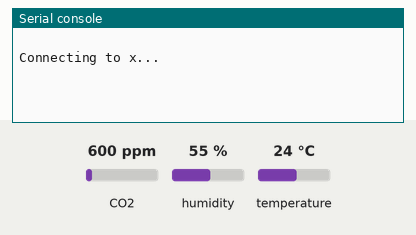
The program below on a simulated CircuitPython board. Shown: the last lines printed to the serial console. The test bench sets the inputs (shaded band); at power-on: CO2 600 ppm, humidity 55 %, temperature 24 °C. The clock reads 2024-03-15 10:24:30 at power-on unless the program sets it; values from a settings file that is not in the repository are placeholders; web requests get an empty 200 reply after 0.4 s.

Above: at 1.2 s.
1.3 s: CO2 set to 452 ppm
At 1.76 s:
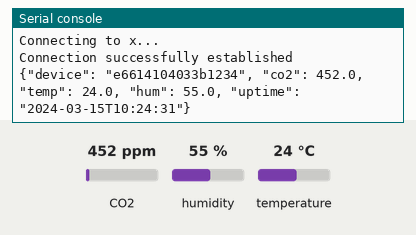
3.0 s: humidity set to 22 %
At 3.36 s:
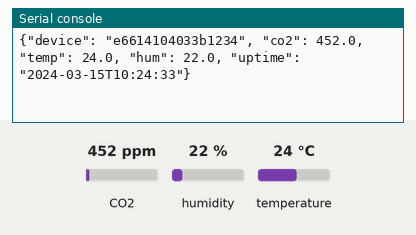
4.5 s: temperature set to 12 °C
At 4.57 s:
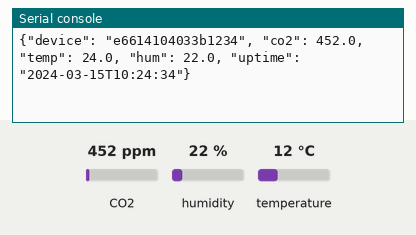

The program:

feathers3_code.py
```python
import adafruit_connection_manager
import adafruit_requests
import adafruit_scd30

import board
import json
import microcontroller
import os
import time
import wifi

# load environment variables
ssid = os.getenv("WIFI_SSID")
password = os.getenv("WIFI_PASSWORD")
api_key = os.getenv("API_KEY")
data_url = os.getenv("DATA_URL")

# Initialize Wifi, Socket Pool, Request Session
pool = adafruit_connection_manager.get_radio_socketpool(wifi.radio)
ssl_context = adafruit_connection_manager.get_radio_ssl_context(wifi.radio)
requests = adafruit_requests.Session(pool, ssl_context)

# Initialize Sensor
i2c = board.I2C()
scd = adafruit_scd30.SCD30(i2c)
scd.measurement_interval = os.getenv("SENSOR_MEASUREMENT_INTERVAL", 5)
scd.altitude = os.getenv("SENSOR_ALTITUDE", 417)
scd.ambient_pressure = os.getenv("SENSOR_AMBIENT_PRESSURE", 417)
scd.temperature_offset = os.getenv("SENSOR_TEMPERATURE_OFFSET", 0)

def get_timestamp():
    t = time.localtime()
    return "{:04d}-{:02d}-{:02d}T{:02d}:{:02d}:{:02d}".format(
        t.tm_year, t.tm_mon, t.tm_mday, t.tm_hour, t.tm_min, t.tm_sec
    )


def get_device_id():
    raw_uid = microcontroller.cpu.uid
    return "".join("{:02x}".format(b) for b in raw_uid)


def get_data():
    retry_count = 0
    while True:
        try:
            if scd.data_available:
                return {
                    "device": get_device_id(),
                    "co2": scd.CO2,
                    "temp": scd.temperature,
                    "hum": scd.relative_humidity,
                    "uptime": get_timestamp(),
                }
            time.sleep(0.2)
        except Exception as e:
            retry_count = retry_count + 1
            exception_name = type(e).__name__
            print(f"Failed to load data from sensor: {exception_name}: {e}")
            time.sleep(0.5)

            if retry_count > 5:
                raise Exception("Failed to load data from sensor") from e


def send_data(body):
    retry_count = 0
    while True:
        try:
            with requests.post(data_url, data=body, headers={"X-Api-Key": api_key, "Content-Type": "application/json"}) as response:
                if response.status_code != 200:
                    retry_count = retry_count + 1
                    if retry_count > 10:
                        raise Exception("Server responded with status code after multiple tries: " + str(response.status_code))
                    else:
                        print(f"WARN: bad response: '{response.status_code}' retrying...")
                        time.sleep(1)

                else: return
        except Exception as e:
            retry_count = retry_count + 1
            exception_name = type(e).__name__
            print(f"Failed to send data to server: {exception_name}: {e}")
            time.sleep(1)

            if retry_count > 5:
                raise Exception("Failed to send data to server") from e


while True:
    try:
        print(f"\nConnecting to {ssid}...")
        wifi.radio.connect(
            ssid, password
        )  # automatically tries to reconnect if connection was established
        print("Connection successfully established")

        while True:
            data = get_data()
            json_string = json.dumps(data)
            print(json_string)

            send_data(json_string)

    except Exception as e:
        exception_name = type(e).__name__
        print(
            f"Some unhandled exception occurred (restarting in 5 Seconds): {exception_name}: {e}"
        )
        time.sleep(5)

print("stopped")
```

Measured:
- after the input at 1.3 s, the serial console: prints a new line after 0.20 s (image 1)
- after the input at 3.0 s, the serial console: prints a new line after 0.11 s (image 2)
